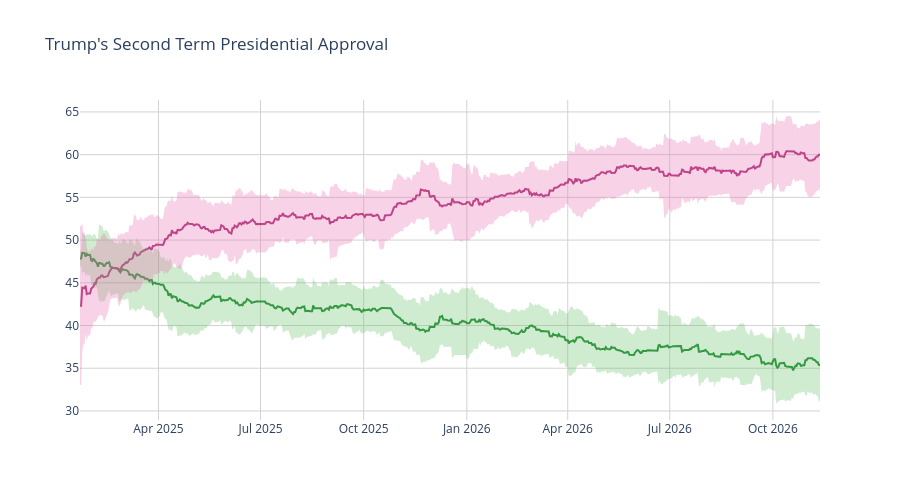

Notebook code cell kept with this figure:
### Code cell
disappr_ci_hex = "#e86eaf"
appr_ci_hex = "#60be65"
disappr_ci_rgba = "rgba(232, 110, 175, 0.3)"
appr_ci_rgba = "rgba(96, 190, 101, 0.3)"
grid_col = "#d4d2d2"


# Approve
fig = go.Figure(go.Scatter(
    x=pres['end_date'],
    y=pres['approve'],
    hovertemplate="%{y:.2f}%",
    name="<b>Approve</b>",
    line=dict(color="#228833"),
    showlegend=False
))

# Disapprove
fig.add_trace(go.Scatter(
    x=pres['end_date'],
    y=pres['disapprove'],
    hovertemplate="%{y:.2f}%",
    name="<b>Disapprove</b>",
    line=dict(color="#aa3377"),
    showlegend=False
    )
)

# Approve CI
fig.add_traces([

    # Upper bound
    go.Scatter(
        x=pres['end_date'],
        y=pres['approve_upper_ci'],
        marker=dict(color=appr_ci_hex),
        line=dict(width=0),
        mode='lines',
        showlegend=False,
        hoverinfo="skip"
    ),

    # Lower bound
    go.Scatter(
        x=pres['end_date'],
        y=pres['approve_lower_ci'],
        marker=dict(color=appr_ci_hex),
        line=dict(width=0),
        mode='lines',
        fillcolor=appr_ci_rgba,
        fill="tonexty",
        showlegend=False,
        hoverinfo="skip"
    )
])

# Disapprove CI
fig.add_traces([

    # Upper bound
    go.Scatter(
        x=pres['end_date'],
        y=pres['disapprove_upper_ci'],
        marker=dict(color=disappr_ci_hex),
        line=dict(width=0),
        mode='lines',
        showlegend=False,
        hoverinfo="skip"
    ),

    # Lower bound
    go.Scatter(
        x=pres['end_date'],
        y=pres['disapprove_lower_ci'],
        marker=dict(color=disappr_ci_hex),
        line=dict(width=0),
        mode='lines',
        fillcolor=disappr_ci_rgba,
        fill="tonexty",
        showlegend=False,
        hoverinfo="skip"
    )
])

fig.update_layout(
    title=dict(text="Trump's Second Term Presidential Approval"),
    hovermode="x"
)

fig.update_xaxes(gridcolor=grid_col)
fig.update_yaxes(gridcolor=grid_col)

fig.update_layout(hovermode="x", hoverlabel_align="right", plot_bgcolor="rgba(0, 0, 0, 0)", height=500)
fig.show()

### Figure 1 — Plotly figure (JSON) as saved in the notebook; plotly's stock layout.template omitted (floating-point values rounded to 4 significant figures; data arrays with more than 128 entries replaced by an {"elided": "..."} marker saying what was removed)
{"data": [{"hovertemplate": "%{y:.2f}%", "line": {"color": "#228833"}, "name": "<b>Approve</b>", "showlegend": false, "type": "scatter", "x": {"elided": "661 str values"}, "y": {"elided": "661 float values"}}, {"hovertemplate": "%{y:.2f}%", "line": {"color": "#aa3377"}, "name": "<b>Disapprove</b>", "showlegend": false, "type": "scatter", "x": {"elided": "661 str values"}, "y": {"elided": "661 float values"}}, {"hoverinfo": "skip", "line": {"width": 0}, "marker": {"color": "#60be65"}, "mode": "lines", "showlegend": false, "type": "scatter", "x": {"elided": "661 str values"}, "y": {"elided": "661 float values"}}, {"fill": "tonexty", "fillcolor": "rgba(96, 190, 101, 0.3)", "hoverinfo": "skip", "line": {"width": 0}, "marker": {"color": "#60be65"}, "mode": "lines", "showlegend": false, "type": "scatter", "x": {"elided": "661 str values"}, "y": {"elided": "661 float values"}}, {"hoverinfo": "skip", "line": {"width": 0}, "marker": {"color": "#e86eaf"}, "mode": "lines", "showlegend": false, "type": "scatter", "x": {"elided": "661 str values"}, "y": {"elided": "661 float values"}}, {"fill": "tonexty", "fillcolor": "rgba(232, 110, 175, 0.3)", "hoverinfo": "skip", "line": {"width": 0}, "marker": {"color": "#e86eaf"}, "mode": "lines", "showlegend": false, "type": "scatter", "x": {"elided": "661 str values"}, "y": {"elided": "661 float values"}}], "layout": {"height": 500, "hoverlabel": {"align": "right"}, "hovermode": "x", "plot_bgcolor": "rgba(0, 0, 0, 0)", "title": {"text": "Trump's Second Term Presidential Approval"}, "xaxis": {"gridcolor": "#d4d2d2"}, "yaxis": {"gridcolor": "#d4d2d2"}}}
